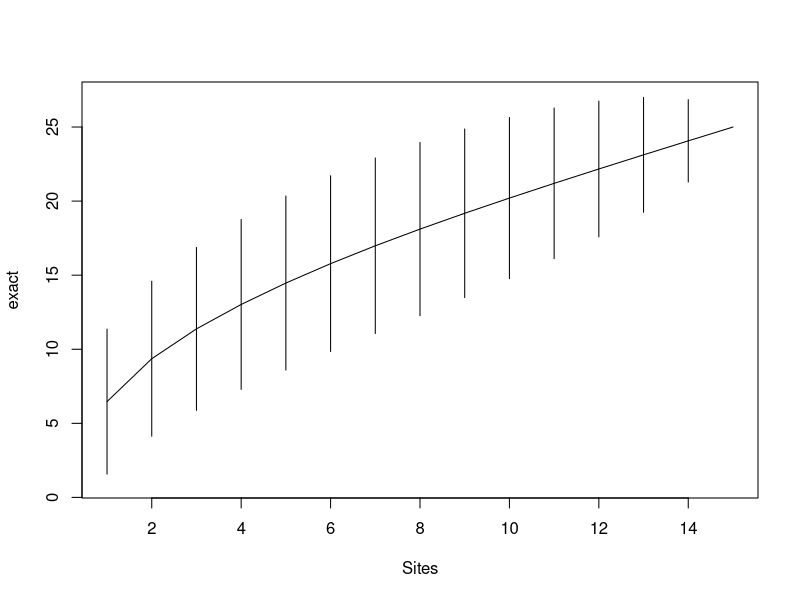
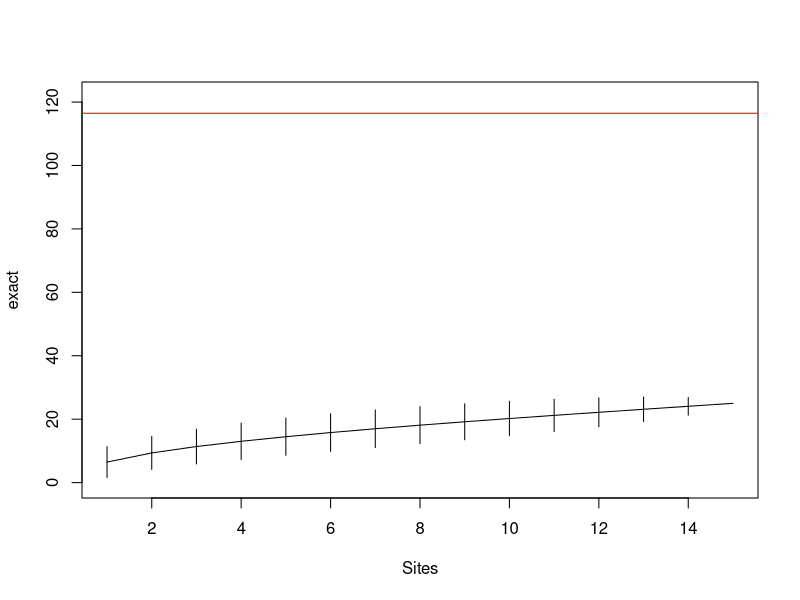
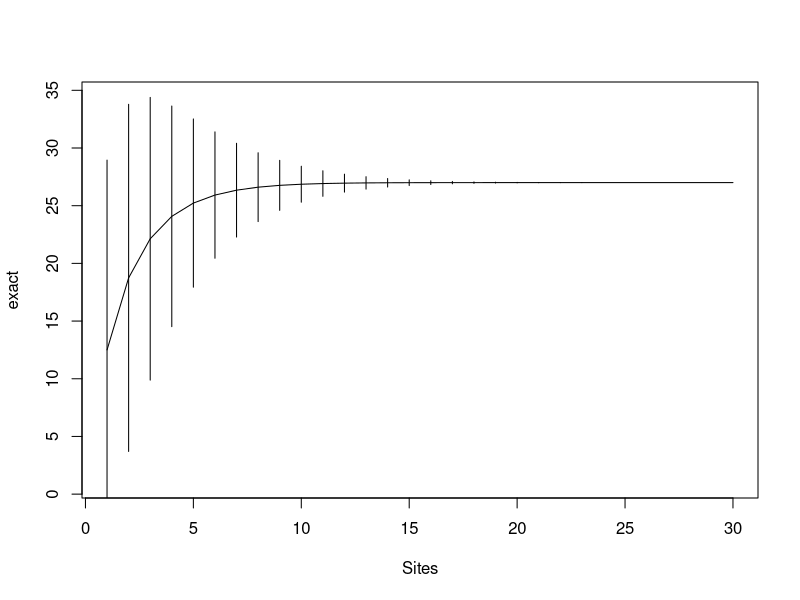
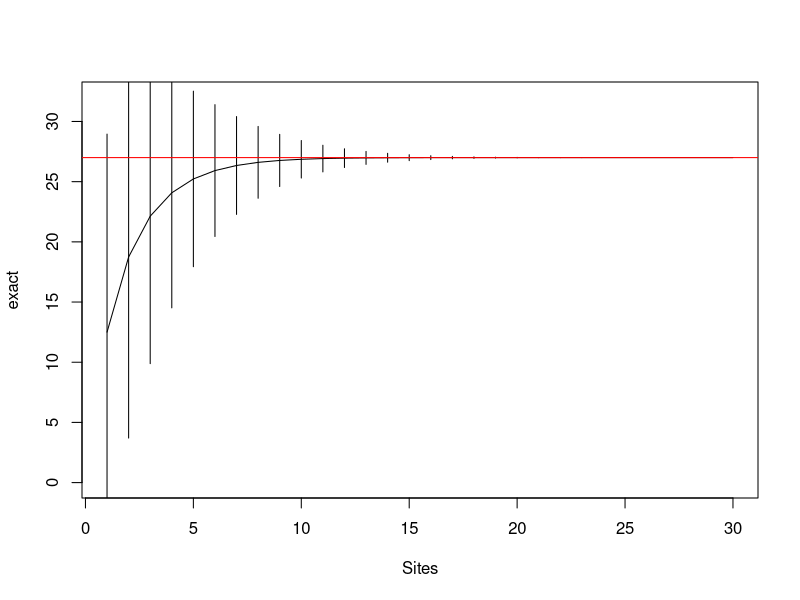

Recreate these plots in R, in order.
## ---- chunk 1
knitr::opts_chunk$set(echo = FALSE)
## ---- chunk 2
library(vegan)
## ---- chunk 3
scr <- read.csv("../data_raw/SCR_camera_data.csv")
## ---- chunk 4
head(scr)
## ---- chunk 5
# A warning is fine!
scr_sac <- specaccum(scr)
scr_sac
## ---- chunk 6
plot(scr_sac)
## ---- chunk 7
scr_richness <- specpool(scr)
scr_richness
## ---- chunk 8
scr_observed <- scr_richness$Species
scr_observed

scr_estimated <- scr_richness$chao
scr_estimated
## ---- chunk 9
scr_estimated - scr_observed
## ---- chunk 10
plot(scr_sac, ylim = c(0, scr_estimated + 5))
abline(h = scr_estimated, col = "red")
## ---- chunk 11
fish <- read.csv("../data_raw/Doubs_fish.csv")
## ---- chunk 12
head(fish)
## ---- chunk 13
# A warning is fine!
fish_sac <- specaccum(fish)
fish_sac
## ---- chunk 14
plot(fish_sac)
## ---- chunk 15
fish_richness <- specpool(fish)
fish_richness
## ---- chunk 16
fish_observed <- fish_richness$Species
fish_observed

fish_estimated <- fish_richness$chao
fish_estimated
## ---- chunk 17
fish_estimated - fish_observed
## ---- chunk 18
plot(fish_sac, ylim = c(0, fish_estimated + 5))
abline(h = fish_estimated, col = "red")
